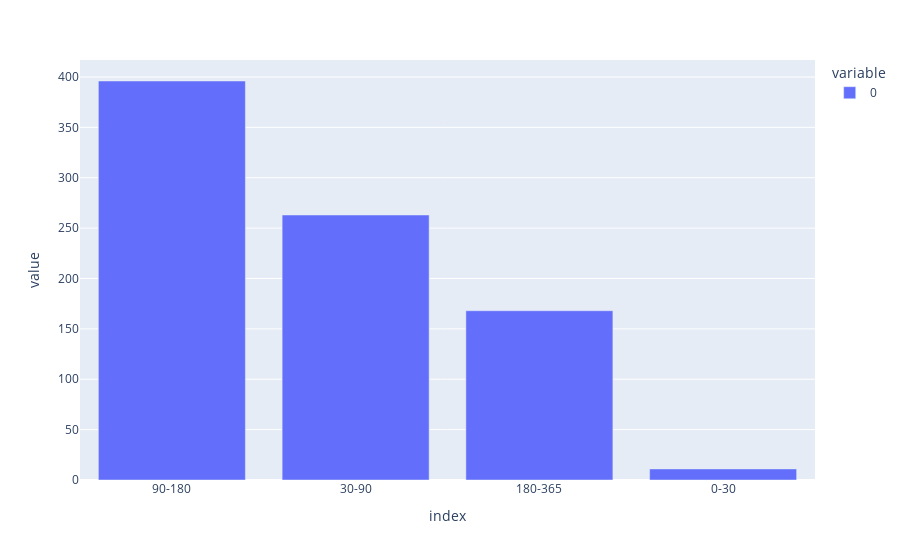

This figure's notebook cell:
### Markdown cell above
## 9.А теперь давайте выведем на интерактивный график эти категории с количеством уникальных клиентов в них.

### Code cell
px.bar(total_start)

### Figure 1 — Plotly figure (JSON) as saved in the notebook; plotly's stock layout.template omitted (floating-point values rounded to 4 significant figures)
{"data": [{"alignmentgroup": "True", "hovertemplate": "variable=0<br>index=%{x}<br>value=%{y}<extra></extra>", "legendgroup": "0", "marker": {"color": "#636efa"}, "name": "0", "offsetgroup": "0", "orientation": "v", "showlegend": true, "textposition": "auto", "type": "bar", "x": ["90-180", "30-90", "180-365", "0-30"], "xaxis": "x", "y": [396, 263, 168, 11], "yaxis": "y"}], "layout": {"barmode": "relative", "legend": {"title": {"text": "variable"}, "tracegroupgap": 0}, "margin": {"t": 60}, "xaxis": {"anchor": "y", "domain": [0, 1], "title": {"text": "index"}}, "yaxis": {"anchor": "x", "domain": [0, 1], "title": {"text": "value"}}}}
